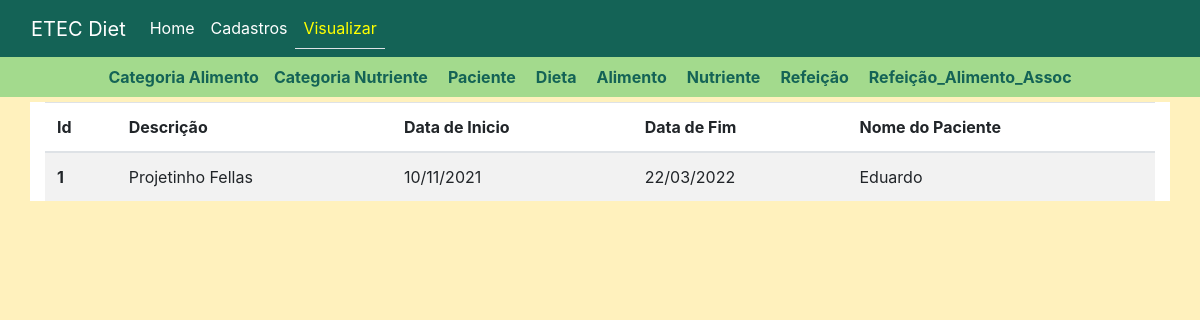
/dieta, run on the app's committed database.
### tables this page shows
CREATE TABLE `dieta` (
  `id` int NOT NULL AUTO_INCREMENT,
  `descricao` varchar(100) NOT NULL,
  `data_inicio` date NOT NULL,
  `data_fim` date NOT NULL,
  `id_paciente` int NOT NULL,
  PRIMARY KEY (`id`),
  KEY `id_paciente` (`id_paciente`),
  CONSTRAINT `dieta_ibfk_1` FOREIGN KEY (`id_paciente`) REFERENCES `paciente` (`id`)
);

CREATE TABLE `paciente` (
  `id` int NOT NULL AUTO_INCREMENT,
  `nome` varchar(60) NOT NULL,
  `data_nascimento` date NOT NULL,
  `peso` double NOT NULL,
  `altura` double NOT NULL,
  `sexo` varchar(1) NOT NULL,
  PRIMARY KEY (`id`)
);

### Controller/DietaController.php (called while the page is built, shortened)
<?php
class DietaController{
    public static function index(){
        $arr_dietas = self::listar();
        include 'View/modules/Dieta/ListarDieta.php';
    }
    public static function listar(){
        include 'Model/DietaModel.php';
        $model = new DietaModel();
        $arr_dieta = $model->getAll();
        return $arr_dieta;
    }
}

### DAO/MySQL.php (called while the page is built, shortened)
<?php
class MySQL extends PDO{
    public $dsn = "mysql:host=localhost;dbname=etec_diet";
    public $user = "root";
    public $pass = "Eduardo@mysql";
    public function __construct()
    {
        return parent::__construct($this->dsn, $this->user, $this->pass);
    }
}

### Model/DietaModel.php (called while the page is built, shortened)
<?php
class DietaModel{
    public function getAll(){
        include 'DAO/DietaDAO.php';
        $dao = new DietaDAO();
        return $dao->getAllRows();
    }
}

### DAO/DietaDAO.php (called while the page is built, shortened)
<?php
class DietaDAO{
    public $conexao;
    public function __construct()
    {
        include_once 'MySQL.php';
        $this->conexao = new MySQL();
    }
    public function getAllRows(){
        $sql = 'SELECT d.id,
                       d.descricao,
                       DATE_FORMAT(data_inicio, "%d/%m/%Y") as data_inicio,
                       DATE_FORMAT(data_fim, "%d/%m/%Y") as data_fim,
                       p.nome as nome_paciente
                 FROM dieta d
                 JOIN paciente p on p.id = d.id_paciente
                 ';
        $stmt = $this->conexao->prepare($sql);
        $stmt->execute();
        return $stmt->fetchAll(PDO::FETCH_CLASS);
    }
}

### View/modules/Dieta/ListarDieta.php (the view, shortened to what this page needs)
<!DOCTYPE html>
<html lang="en">
<head>
    <?php include 'View/includes/css_config.php' ?>
</head>
<body>
    <header>
        <?php include 'View/includes/cabecalho_view.php'?>
    </header>
    <main>
        <div class="container">
            <table class="table table-striped">
                <thead>
                    <tr>
                        <th scope="col">Id</th>
                        <th scope="col">Descrição</th>
                        <th scope="col">Data de Inicio</th>
                        <th scope="col">Data de Fim</th>
                        <th scope="col">Nome do Paciente</th>
                    </tr>
                </thead>
                <tbody>
                <?php foreach($arr_dietas as $dieta): ?>
                    <tr>
                        <th scope="row"><?=$dieta->id?></th>
                        <td><?=$dieta->descricao?></td>
                        <td><?=$dieta->data_inicio?></td>
                        <td><?=$dieta->data_fim?></td>
                        <td><?=$dieta->nome_paciente?></td>
                    </tr>
                <?php endforeach?>
                </tbody>
            </table>
        </div>
    </main>
</body>
</html>

### View/modules/Dieta/ListarDieta.php (style rules this page uses)
main { padding: 5px; }
body { background-color: #FFF1BD; }
.container { background-color: white; }

### data on the page
dieta: id "1", descricao "Projetinho Fellas", data_inicio "10/11/2021", data_fim "22/03/2022", id_paciente.nome "Eduardo"
